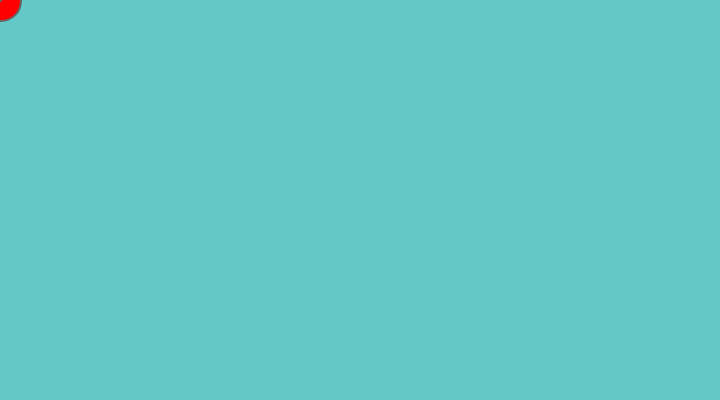
Frame 1 (no input)
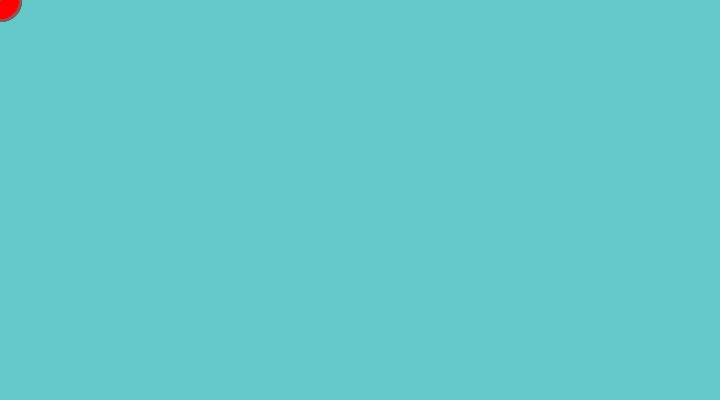
Frame 60 (no input)
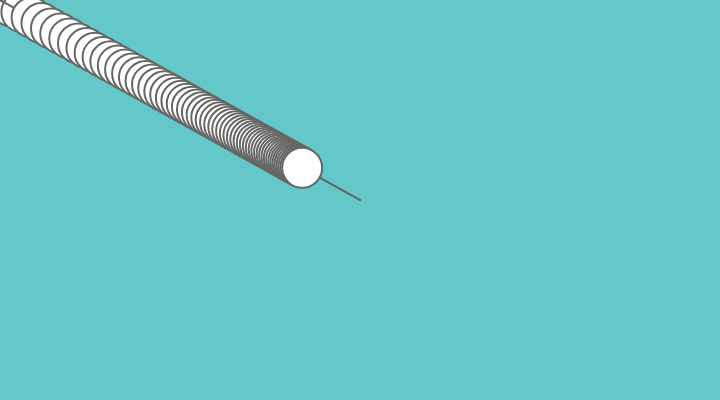
Frame 120 (the mouse pressed at the canvas centre since frame 60)

The p5.js sketch that drew these frames (run headless with seeded random() and noise() and a simulated clock; from frame 60 on, the mouse is pressed at the canvas centre):

// p5.js sketch
// ── sketch.js
var x = 1; //current mouse x position
var y = 1; //current mouse y position
var px = 1; //current mouse x position
var py = 1; //current mouse y position
var ease = 0.03;
var radius = 20;

function setup() {
  createCanvas(720, 400);
  background(100, 200, 200);
  //noStroke();
  stroke(102);
  strokeWeight(2);
  ellipseMode(RADIUS);
}

function draw() {


  var targetX = mouseX;
  var dx = targetX - x;
  x += dx * ease;

  let targetY = mouseY;
  let dy = targetY - y;
  y += dy * ease;

  if (abs(dy) < radius && abs(dx) < radius) {
    fill(255, 0, 0);
  } else {
    fill(255)
  }
  ellipse(x, y, radius, radius);
  line(mouseX, mouseY, px, py);
  //line(mouseX, mouseY, pmouseX, pmouseY);
  py = pmouseY;
  px = pmouseX;
}
